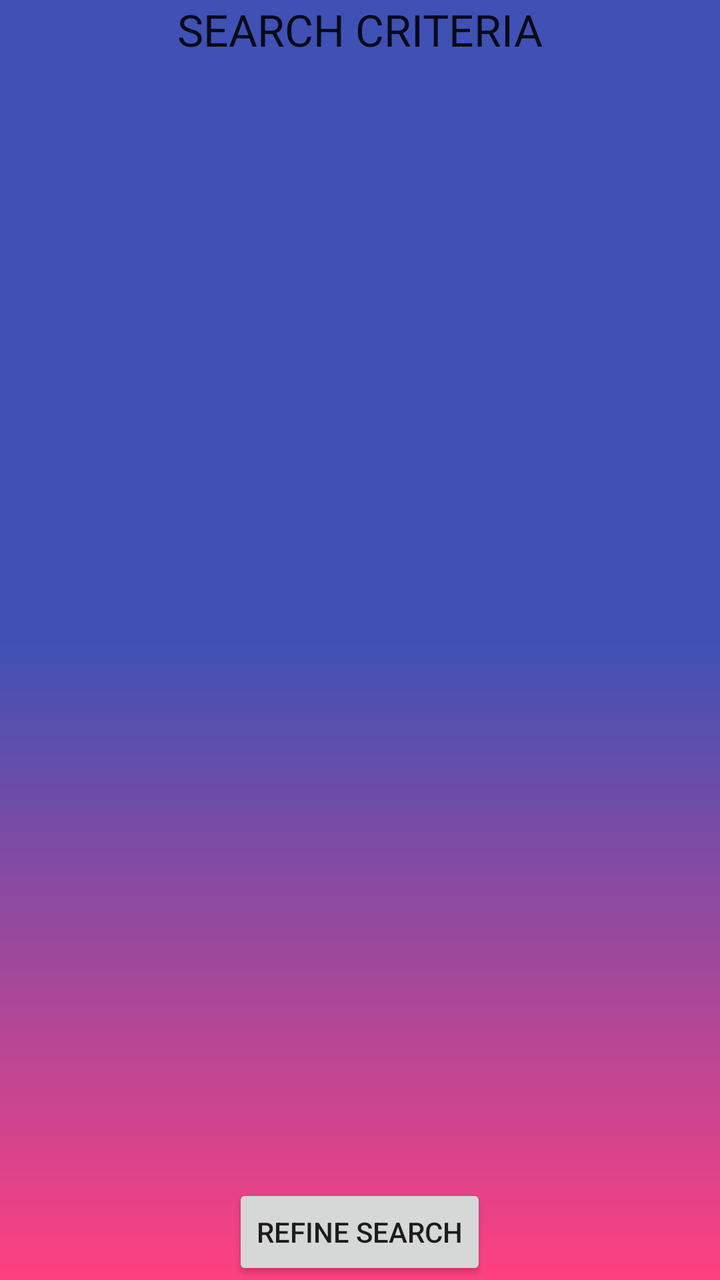
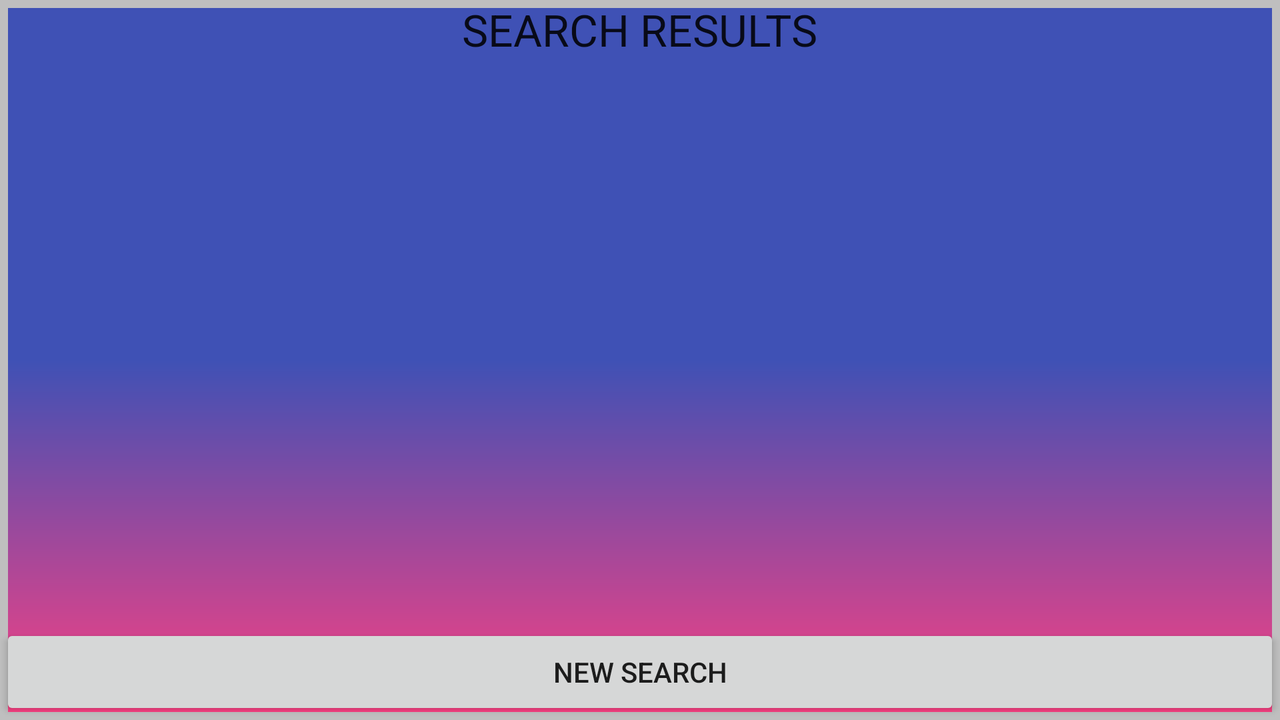

An Android layout and its configuration variant, each rendered on a device that would load it. The default file and the variant file are quoted in full after the pictures.
<!-- AndroidManifest.xml: application theme AppTheme -->
<!-- res/layout/fragment_search_results.xml -->
<RelativeLayout xmlns:android="http://schemas.android.com/apk/res/android"
    xmlns:tools="http://schemas.android.com/tools"
    android:layout_width="match_parent"
    android:layout_height="match_parent"
    tools:context="com.letsgo.controller.FragmentSearchResults">


    <TextView
        android:layout_centerHorizontal="true"
        android:id="@+id/search_criteria"
        android:layout_width="wrap_content"
        android:layout_height="wrap_content"
        android:text="SEARCH CRITERIA"
        android:textAppearance="?android:attr/textAppearanceLarge" />

    <ListView
        android:layout_centerHorizontal="true"
        android:layout_below="@+id/search_criteria"
        android:layout_above="@+id/refine_search"
        android:id="@+id/search_result"
        android:layout_width="match_parent"
        android:layout_height="wrap_content"
        />

    <Button
        android:layout_centerHorizontal="true"
        android:layout_alignParentBottom="true"
        android:id="@+id/refine_search"
        android:layout_width="wrap_content"
        android:layout_height="wrap_content"
        android:text="Refine search" />
</RelativeLayout>
<!-- resources referenced by this layout -->
<resources>
  <style name="AppTheme" parent="Theme.AppCompat.Light.DarkActionBar">
          
          <item name="android:windowBackground">@drawable/main_background</item>
          <item name="colorPrimary">@color/colorPrimary</item>
          <item name="colorPrimaryDark">@color/colorPrimaryDark</item>
          <item name="colorAccent">@color/colorAccent</item>
      </style>
  <!-- drawable main_background (drawable) -->
  <?xml version="1.0" encoding="utf-8"?>
  <shape xmlns:android="http://schemas.android.com/apk/res/android">
  <gradient
      android:angle="90"
      android:startColor="@color/colorAccent"
      android:centerColor="@color/colorPrimary"
      android:endColor="@color/colorPrimary"
      android:centerX="50%p"
      />
  </shape>
  <color name="colorPrimary">#3F51B5</color>
  <color name="colorPrimaryDark">#303F9F</color>
  <color name="colorAccent">#FF4081</color>
</resources>
<!-- res/layout-land/fragment_search_results.xml (the repository's variant of the layout above) -->
<!-- drawn on the phone turned sideways -->
<RelativeLayout xmlns:android="http://schemas.android.com/apk/res/android"
    xmlns:tools="http://schemas.android.com/tools"
    android:layout_width="match_parent"
    android:layout_height="match_parent"
    android:background="@drawable/transparent_background_border"
    tools:context=".controller.fragments.FragmentSearchResults">


    <TextView
        android:id="@+id/search_criteria"
        android:layout_width="wrap_content"
        android:layout_height="wrap_content"
        android:layout_centerHorizontal="true"
        android:text="SEARCH RESULTS"
        android:textAppearance="?android:attr/textAppearanceLarge" />

    <ListView
        android:id="@+id/search_result"
        android:layout_width="match_parent"
        android:layout_height="wrap_content"
        android:layout_above="@+id/new_search"
        android:layout_below="@+id/search_criteria"
        android:layout_centerHorizontal="true" />

    <Button
        android:id="@+id/new_search"
        android:layout_width="match_parent"
        android:layout_height="wrap_content"
        android:layout_alignParentBottom="true"
        android:layout_centerHorizontal="true"
        android:text="new search" />

    <Button
        android:visibility="invisible"
        android:id="@+id/refine_search"
        android:layout_width="match_parent"
        android:layout_height="wrap_content"
        android:layout_alignParentBottom="true"
        android:layout_centerHorizontal="true"
        android:text="Refine search" />


</RelativeLayout>
<!-- resources referenced by the variant -->
<!-- as the phone turned sideways resolves them -->
<resources>
  <!-- drawable transparent_background_border (drawable) -->
  <?xml version="1.0" encoding="utf-8"?>
  <shape xmlns:android="http://schemas.android.com/apk/res/android">
      <stroke
          android:width="4dp"
          android:color="@color/grey" />
      <solid android:color="@color/fragment_semi_transparent" />
  </shape>
  <style name="AppTheme" parent="Theme.AppCompat.Light.DarkActionBar">
          
          <item name="android:windowBackground">@drawable/main_background</item>
          <item name="colorPrimary">@color/colorPrimary</item>
          <item name="colorPrimaryDark">@color/colorPrimaryDark</item>
          <item name="colorAccent">@color/colorAccent</item>
      </style>
  <color name="grey">#bfbfbf</color>
  <!-- drawable main_background (drawable) -->
  <?xml version="1.0" encoding="utf-8"?>
  <shape xmlns:android="http://schemas.android.com/apk/res/android">
  <gradient
      android:angle="90"
      android:startColor="@color/colorAccent"
      android:centerColor="@color/colorPrimary"
      android:endColor="@color/colorPrimary"
      android:centerX="50%p"
      />
  </shape>
  <color name="colorPrimary">#3F51B5</color>
  <color name="colorPrimaryDark">#303F9F</color>
  <color name="colorAccent">#FF4081</color>
</resources>
